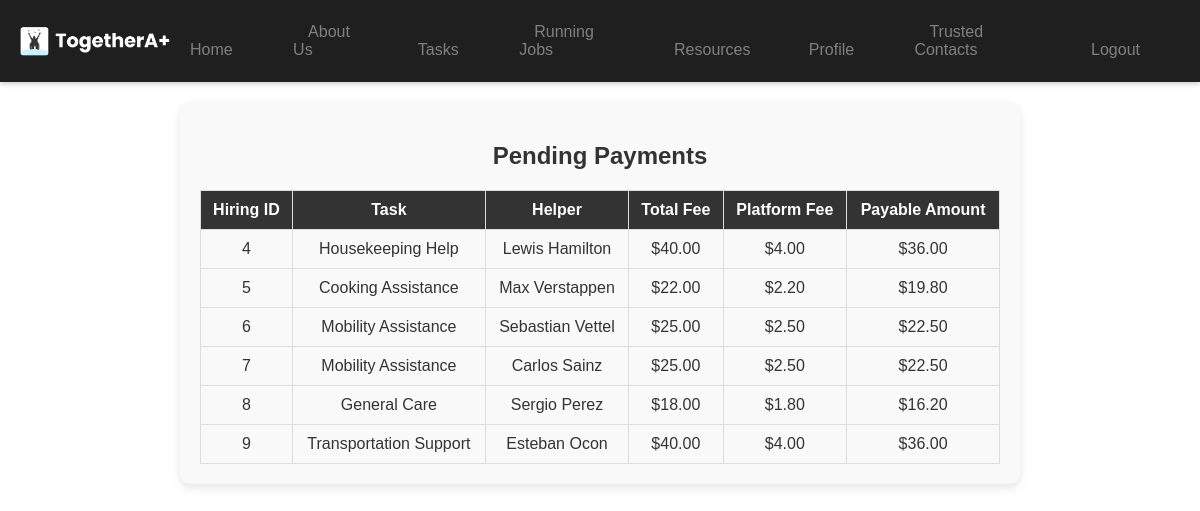
The app's page /pending_payments.php (signed in) with its own data.
### tables this page shows
CREATE TABLE `hiring_records` (
  `hiring_id` int(11) NOT NULL,
  `user_id` int(11) NOT NULL,
  `helper_id` int(11) NOT NULL,
  `task_id` int(11) NOT NULL,
  `start_time` datetime DEFAULT NULL,
  `end_time` datetime DEFAULT NULL,
  `total_hours` decimal(10,2) GENERATED ALWAYS AS (timestampdiff(HOUR,`start_time`,`end_time`)) VIRTUAL,
  `hourly_rate` decimal(10,2) NOT NULL,
  `fixed_price` decimal(10,2) DEFAULT NULL,
  `logged_hours` int(11) DEFAULT 0,
  `user_confirmation` enum('pending','confirmed','disputed') DEFAULT 'pending',
  `helper_confirmation` enum('pending','confirmed','disputed') DEFAULT 'pending',
  `admin_decision` enum('pending','resolved') DEFAULT 'pending',
  `created_at` timestamp NOT NULL DEFAULT current_timestamp(),
  `status` enum('pending','in_progress','completed','disputed') DEFAULT 'pending'
);

CREATE TABLE `tasks` (
  `task_id` int(11) NOT NULL,
  `user_id` int(11) NOT NULL,
  `title` varchar(255) NOT NULL,
  `description` text DEFAULT NULL,
  `skill_required` text DEFAULT NULL,
  `hourly_rate` decimal(10,2) NOT NULL,
  `fixed_rate` decimal(10,2) DEFAULT NULL,
  `urgency` varchar(6) DEFAULT NULL,
  `created_at` timestamp NOT NULL DEFAULT current_timestamp(),
  `updated_at` timestamp NOT NULL DEFAULT current_timestamp() ON UPDATE current_timestamp()
);

CREATE TABLE `helpers` (
  `helper_id` int(11) NOT NULL,
  `name` varchar(255) NOT NULL,
  `email` varchar(255) NOT NULL,
  `password_hash` varchar(255) NOT NULL,
  `phone_number` varchar(15) DEFAULT NULL,
  `address` text DEFAULT NULL,
  `skills` text DEFAULT NULL,
  `rating` decimal(3,2) DEFAULT 0.00,
  `profile_photo` text DEFAULT NULL,
  `created_at` timestamp NOT NULL DEFAULT current_timestamp(),
  `updated_at` timestamp NOT NULL DEFAULT current_timestamp() ON UPDATE current_timestamp(),
  `verification_status` enum('pending','verified','rejected') DEFAULT 'pending',
  `verified_by` int(11) DEFAULT NULL,
  `status` enum('active','suspended','deactivated') DEFAULT 'active'
);

### pending_payments.php (the view, shortened to what this page needs)
<?php
include 'dbconnect.php';
$user_id = $_SESSION['user_id'];
$sql = "
    SELECT
        hr.hiring_id,
        hr.total_hours,
        hr.hourly_rate,
        (hr.total_hours * hr.hourly_rate) AS total_fee,
        ((hr.total_hours * hr.hourly_rate) * 0.10) AS platform_fee,
        ((hr.total_hours * hr.hourly_rate) - ((hr.total_hours * hr.hourly_rate) * 0.10)) AS payable_amount,
        h.name AS helper_name,
        t.title AS task_title
    FROM hiring_records hr
    JOIN helpers h ON hr.helper_id = h.helper_id
    JOIN tasks t ON hr.task_id = t.task_id
    LEFT JOIN payments p ON hr.hiring_id = p.hiring_id
    WHERE hr.user_id = ? AND (p.status IS NULL OR p.status = 'pending')
";
$stmt = $conn->prepare($sql);
$stmt->bind_param("i", $user_id);
$stmt->execute();
$result = $stmt->get_result();
$pending_payments = $result->fetch_all(MYSQLI_ASSOC);
?>
<!DOCTYPE html>
<html lang="en">
<head>
    <link rel="stylesheet" href="styles.css">
</head>
<body>
    <?php include 'header_user.php'; ?>
    <div class="details-container">
        <h2>Pending Payments</h2>
        <table>
            <thead>
                <tr>
                    <th>Hiring ID</th>
                    <th>Task</th>
                    <th>Helper</th>
                    <th>Total Fee</th>
                    <th>Platform Fee</th>
                    <th>Payable Amount</th>
                </tr>
            </thead>
            <tbody>
                <?php if (count($pending_payments) > 0): ?>
                    <?php foreach ($pending_payments as $payment): ?>
                        <tr>
                            <td><?php echo $payment['hiring_id']; ?></td>
                            <td><?php echo htmlspecialchars($payment['task_title']); ?></td>
                            <td><?php echo htmlspecialchars($payment['helper_name']); ?></td>
                            <td>$<?php echo number_format($payment['total_fee'], 2); ?></td>
                            <td>$<?php echo number_format($payment['platform_fee'], 2); ?></td>
                            <td>$<?php echo number_format($payment['payable_amount'], 2); ?></td>
                        </tr>
                    <?php endforeach; ?>
                <?php else: ?>
                    <tr>
                        <td colspan="6" class="no-records">No pending payments found.</td>
                    </tr>
                <?php endif; ?>
            </tbody>
        </table>
    </div>
</body>
</html>

### styles.css (style rules this page uses)
body { font-family: Arial, sans-serif; margin: 0; padding: 0; background-color: #121212; color: white; }

### home.css (style rules this page uses)
body { font-family: Arial, sans-serif; margin: 0; padding: 0; background-color: #ffffff; color: #333; }

### pending_payments.php (style rules this page uses)
.details-container { max-width: 800px; margin: 20px auto; padding: 20px; background-color: #f9f9f9; border-radius: 10px; box-shadow: 0 4px 10px rgba(0, 0, 0, 0.1); }
.details-container h2 { text-align: center; margin-bottom: 20px; color: #333; }
table { width: 100%; border-collapse: collapse; }
th, td { padding: 10px; text-align: center; border: 1px solid #ddd; }
th { background-color: #333; color: white; }

### records on screen
hiring_records: hiring_id "4", task.title "Housekeeping Help", helper.name "Lewis Hamilton", total_fee "40.00", platform_fee "4.00", payable_amount "36.00"
hiring_records: hiring_id "5", task.title "Cooking Assistance", helper.name "Max Verstappen", total_fee "22.00", platform_fee "2.20", payable_amount "19.80"
hiring_records: hiring_id "6", task.title "Mobility Assistance", helper.name "Sebastian Vettel", total_fee "25.00", platform_fee "2.50", payable_amount "22.50"
hiring_records: hiring_id "7", task.title "Mobility Assistance", helper.name "Carlos Sainz", total_fee "25.00", platform_fee "2.50", payable_amount "22.50"
hiring_records: hiring_id "8", task.title "General Care", helper.name "Sergio Perez", total_fee "18.00", platform_fee "1.80", payable_amount "16.20"
hiring_records: hiring_id "9", task.title "Transportation Support", helper.name "Esteban Ocon", total_fee "40.00", platform_fee "4.00", payable_amount "36.00"
